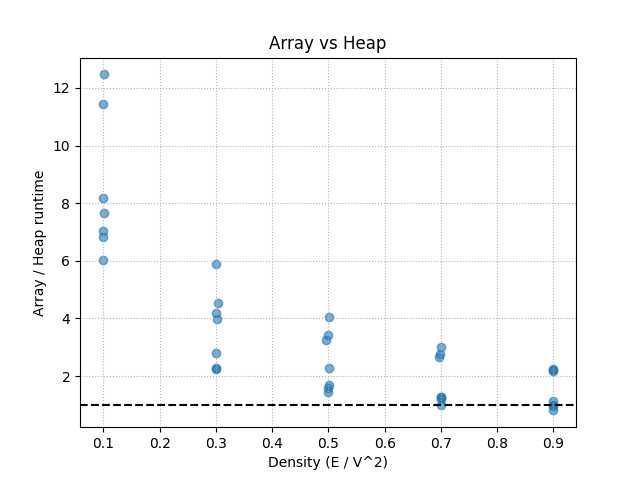

Write Python code to recreate this figure.
import matplotlib.pyplot as plt
import numpy as np
import pandas as pd

df = pd.read_csv("results.csv")

density = 2*df['E'] / (df['V'] * (df['V'] - 1))
ratio = df['Array_Time'] / df['Heap_Time']

plt.scatter(density, ratio, alpha=0.6)
plt.axhline(1, color='k', linestyle='--')
plt.xlabel('Density (E / V^2)')
plt.ylabel('Array / Heap runtime')
plt.title('Array vs Heap')
plt.grid(True, ls=':')
plt.show()
